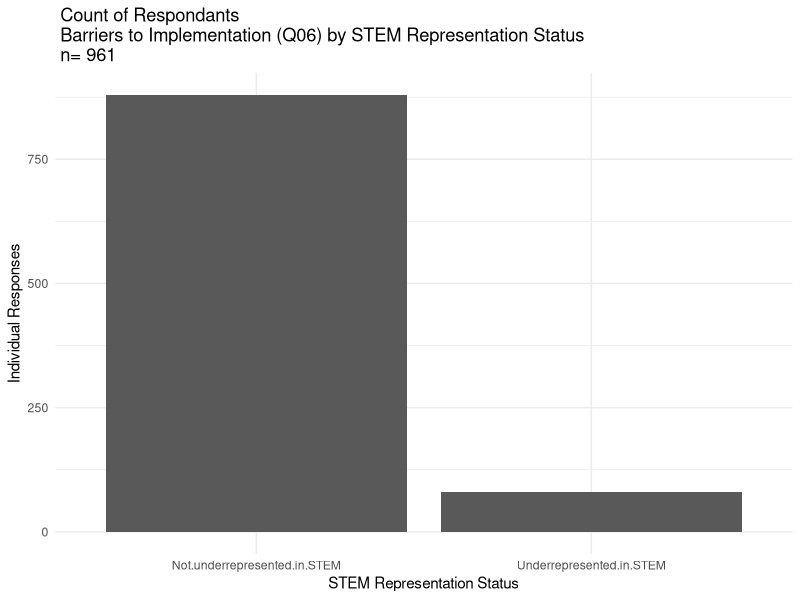

Write the R code that produced this figure. (Note: this script raises an error after producing the figure.)
# load required libraries
require(ggplot2)
require(tidyverse)
require(reshape2)
require(pwr)
require(gplots)
require(corrplot)

############ LOAD THE PREPARED SURVEY DATA ###########################################
#read in cleaned dataframe "decoded_df_w_ethnicity.csv"
master.df <- read_csv("../../data_cleaning_scripts/05_adjust_ethnicities/output/decoded_df_w_ethnicity.csv")

############# MANUAL!!!! SET 1st SET OF MANUAL VARIABLES  #############################



# set the variable (Question) that will be analyzed: "COLUMN_NAME"
category.column.name <- "representation"

# set a 'nice' (e.g. human readable) name to describe this category: "Category (Q#)"
category.column.name.nice <- "STEM Representation Status"

# set a 'safe name' for naming variables: "Q#_category_category"
category.column.name.safe <- "STEM_representation_status"


# set a 'short' for naming filename variables: "Q#_category"
category.column.name.short <- "Q15_STEM_rep"

#set a nice name in upper and lower case that describes the category kinds 
#(e.g. gender, institution type): ""

category.nice.name.caps <- "STEM Representation Status"
category.nice.name.lower <- "STEM representation status"

############# GET CATEGORIES TO ANALYZE  ##############################################
#All questions are analyzed by a stratafying category (e.g. gender)

#subset the category column
category.column.subset <-  master.df[[category.column.name]]

#Get the levels (possible answers) within that catagories
category.levels <- levels(as.factor(category.column.subset))

############# MANUAL!!!! SET 2nd SET OF MANUAL VARIABLES  #############################

#Set levels to retain ( excluding for example responses such as 'Don't Know or 'NA')
# select the range of values within catagory.levels to use (e.g. category.levels[1:4])
category.levels <- category.levels[1:2]

#######################################################################################

# Reset the category subset
category.column.subset <-  master.df[[category.column.name]]



############ TEMPLATE VARIABLES    ############################
# These variables should not change and are specific to a template that analyzes a particular question
# Q38 Variables

#Names
# variable (Question) that will be analyzed ("COLUMN_NAME)
question.column.name <- "Q6_Optional..Please.describe.briefly..include.any.barriers.to.development.and.or.implementation."
# subsetting variable for this column (e.g master.df$COLUMN_NAME)
question.column.name.nice <- "Barriers to Implementation (Q06)"
# 'nice name' to describe this question
question.column.name.safe <- "Q06_barriers_to_implementation"
# 'short name' to describe this question
question.column.name.short <- "Q6_implementation"
# 'safe name' for naming variables
question.column.subset <- master.df[[question.column.name]]

########## Cleaning Steps ###################################################

#remove respondants not in US/Puerto Rico
remove.non.us.repondants <- function(df){
  countries <- c("United States","Puerto Rico")
  df <- df%>%
    filter(Country_Country %in% countries )
  return(df)
}

master.df.us.only <- remove.non.us.repondants(master.df)

# We will only analyze data that match the category.levels you have selected
# assuming you removed NA's or 'Don't knows, we will only analyze data for 
# respondants for which we have a response to the stratfying category

remove.non.relavant.repondants <- function(df){
  responses <- c("United States","Puerto Rico")
  df <- df%>%
    filter_(lazyeval::interp(quote(x %in% y), x=as.name(category.column.name), y=category.levels))
  return(df)
}

relavant.respondants.df <- remove.non.relavant.repondants(master.df.us.only)

#RESET SUBSET VALUES
category.column.subset <- relavant.respondants.df[[category.column.name]]
question.column.subset <- relavant.respondants.df[[question.column.name]]


############# column selection #################################################


category.raw.scored.columns <- c("Q06_Faculty.Issue...No.Expertise..Training",
                                 "Q06_Faculty.Issue...Time", 
                                 "Q06_Faculty.Issue...Not.enough.Faculty.members", 
                                 "Q06_Faculty.Issues...Interest.in.Topic", 
                                 "Q06_Curriculum.Issue...Course.Load.Full..No.time.space.for.Content", 
                                 "Q06_Curric.Isues..Curric.Revision.needed", 
                                 "Q06_Curric.Isues...Bioinf.approaches.need.to.be.taugh.at.every.level.integrate.current.classes", 
                                 "Q06_Curic.Issues...Bioinf.Program.Courses.under.develop", 
                                 "Q06_Curric.Isues...Not.a.req.for.Life.Sci.Majors..Pre.Med", 
                                 "Q06_Curric.Issue...Class.Size.too.large", 
                                 "Q06_Curric.Issues...Not.enough.classes.seats.available", 
                                 "Q06_Student.issue...Lack.of.Student.interest.in.quant.skills.and.related.courses", 
                                 "Q06_Student.Issues...Student.Background.is.insufficient", 
                                 "Q06_Inst.Dept.Support...Institutional.Inertia", 
                                 "Q06_Inst.Dept.Support...Inter.Departmental.Cooperation", 
                                 "Q06_Inst.Dept.Support...IT.Supprt", 
                                 "Q06_Inst.Dept.Support...State.Regulation",
                                 "Q06_Resource.Issue...Funding", 
                                 "Q06_Resource.Issues...Access.to.Approp.Software..Op.sys", 
                                 "Q06_Resources...Access.to.developed.Bioinf.Lesson.Plans.Bioinf.Curric", 
                                 "Q06_Facilities...Computer.Labs..Laq.Equip.limited.or.not.available", 
                                 "Q06_Facilities...Servers", 
                                 category.column.name)

category.raw.scored.df <- relavant.respondants.df%>%
  select(one_of(category.raw.scored.columns))

# Create a set of nice names for these columns

category.raw.scored.columns.nice.names <- c("Faculty Issues: Expertise/training", 
                                            "Faculty Issues: Time",
                                            "Faculty Issues: Too few faculty",
                                            "Faculty Issues: Lack of interest",
                                            "Curriculum Issues: No space",
                                            "Curriculum Issues: Incompatible with current curriculum",
                                            "Curriculum Issues: Integration needed at every level",
                                            "Curriculum Issues: Bioinformatics curriculum is under development",
                                            "Curriculum Issues: Not required for life sci/pre-med majors",
                                            "Curriculum Issues: Class size",
                                            "Curriculum Issues: Too few seats",
                                            "Student Issues: Lack of interest",
                                            "Student Issues: Background knowledge",
                                            "Institutional: Institutional inertia", 
                                            "Institutional: Inter-departmental cooperation", 
                                            "Institutional: IT support", 
                                            "Institutional: State regulation", 
                                            "Resource Issues: Funding", 
                                            "Resource Issues: Access to software",
                                            "Resource Issues: Access to bioinformatics lesson plans/curricula",
                                            "Facilities: Access to computer(s)/labs",
                                            "Facilities: Servers")

# Select the reduced columns (columns where coded responses have been summarized into
# binary values (1 = at least one faculty issue reported , 0 = no faculty issues reported


category.reduced.columns <- c("q06_Faculty_issues_reduced",
         					  "q06_Curriculum_issues_reduced",
         					  "q06_Student_issues_reduced",
         					  "q06_Institutional_issues_reduced",
         					  "q06_Resource_issues_reduced",
         					  "q06_Facilities_issues_reduced",
                              category.column.name)

category.reduced.df<- relavant.respondants.df%>%
  select(one_of(category.reduced.columns))

# create a set of nice names

category.reduced.columns.nice.names <- c("Faculty Issues",
                                        "Curriculum Issues", 
                                        "Student Issues", 
                                        "Institutional Issues",
                                        "Resource Issues", 
                                        "Facilities Issues")

######### CREATE DIRECTORIES #########################################################

#Create directory for table outputs

table.dir.path <- paste("./analysis_of",
                        question.column.name.safe, 
                        "by",
                        category.column.name.safe,
                        "/output_tables/",
                        sep = "_"
)
plot.dir.path <- paste("./analysis_of",
                       question.column.name.safe, 
                       "by",
                       category.column.name.safe,
                       "/output_plots/",
                       sep = "_"
)

#Create folders and start a ReadMe for this analysis
dir.create(table.dir.path, recursive = TRUE)
dir.create(plot.dir.path, recursive = TRUE)



############ MANUAL!!!!  CREATE A SET OF NICE NAMES FOR PLOTTING #######################
# Create a dataframe of your selected catagories and assign them easy-to-interprit names

#Nice names data frame - create a datframe of nice names for your categories, you must
#complete the df for all of the categories
#example:
#category.df <- data.frame ("Associates"= category.levels[1], 
#                           "Baccalaureate" = category.levels[2] , 
#                           "Masters" = category.levels[3] , 
#                           "Doctoral" = category.levels[4], 
#                           stringsAsFactors = FALSE)


category.df <- data.frame ("Not underrepresented in STEM"= category.levels[1],
                           "Underrepresented in STEM" = category.levels[2], 
                           stringsAsFactors = FALSE)

######### DATA FRAME FORMATTING AND CLEANING STEPS  ###################################

#Create and format nice name dataframe
nice.names.df <- data.frame(t(category.df))
nice.names.df$rownames <- rownames(nice.names.df)
rownames(nice.names.df) <- nice.names.df$t.category.df.
nice.names.df$rownames <- as.character(nice.names.df$rownames)
nice.category.names <- nice.names.df$rownames

# The first row of category.df contains the original value of the category level, rename row
rownames(category.df)[1] <- "category_key"

#Create a blank row that will will come in handy later for storing other values
category.df.blank <- category.df
category.df.blank[2,] <- NA

########## ANALYSIS FUNCTIONS ########################################################
# The remainder of this script should not change based on the question or category

### count responses
# Determine how many respondents identifed in the accepted stratafying categories 
# (e.g. how many identifed as male or female)


num.cat.respondants <- function(df,
                                category.df.blank, 
                                category.column.subset,
                                table.dir.path,
                                question.column.name.safe){

  # Craate a df to hold the response counts
  response.counts.by.category <- category.df.blank
  rownames(response.counts.by.category)[2] <- "response_count"
  
  #use dplyr filter to find all rows in the matser df that match your chosen category levels
  # which in our df are the row 1 category keys. 
  
  for (category in colnames(response.counts.by.category)) {
    response.counts.by.category["response_count",category] <- df%>%
      # filter pipe below will return counts for all respondants that match the category
      filter(category.column.subset == response.counts.by.category["category_key",category])%>%
      count()
  }
  
  response.counts.by.category.filename <- paste(table.dir.path,
                                                "count_of_responses_to_", 
                                                question.column.name.short, 
                                                ".csv", 
                                                sep = "")
  write.csv(response.counts.by.category, file = response.counts.by.category.filename)
  
  # 2. Calculate "overall n" for the stratifying category - these are the number of respondants 
  # who answered to your chosen category, and who will be analyzed 
  
  n.respondants <- sum(as.numeric(response.counts.by.category["response_count",]))
  
  return(list(n.respondants = n.respondants,
              response.counts.by.category = response.counts.by.category))
}


# calculate number of respondants who identified within a stratfying category and write to file
n.respondants.object <- num.cat.respondants(category.raw.scored.df,
                                      category.df.blank, 
                                      category.column.subset,
                                      table.dir.path,
                                      question.column.name.safe)

n.respondants <- as.numeric(n.respondants.object[1])
response.counts.by.category <-as.data.frame(n.respondants.object[2])


##### PLOTTING SUMMMARY STATISTICS FUNCTION ############


plot.summary.statistics <- function(df,
                                    nice.names.df,
                                    category.column.name.nice,
                                    question.column.name.nice,
                                    question.column.name.safe,
                                    category.column.name.safe){
  # reshape the data for plotting and convert value to numeric types
  summary.response.df <- response.counts.by.category["response_count",]
  summary.response.df <- melt(as.matrix(summary.response.df))
  summary.response.df[,"value"] <- as.numeric(as.character(summary.response.df$value))
  
  # ggplot barplot 
  categories <- nice.category.names 
  summary.response.df%>%
  ggplot()+
    aes(x=Var2, y=value)+
    geom_bar(stat="identity", 
             position = "dodge")+
    ylab("Individual Responses")+
    xlab(category.column.name.nice)+
    scale_x_discrete(labels = categories )+
    ggtitle(paste(" Count of Respondants\n",
                  question.column.name.nice,
                  "by",
                  category.column.name.nice, 
                  "\n n=",
                  n.respondants))+
    theme_minimal()
                             
  
  summary.response.plotname <- paste("count_of_respondants",
                                     question.column.name.short,
                                     "by",
                                     category.column.name.short,
                                     ".png",
                                     sep = "_")
  
  ggsave(paste(plot.dir.path, summary.response.plotname, sep= ""), 
         width = 13.8, 
         height = 8.81, 
         units = "in")
  
}

#generate the summary statistic plot
plot.summary.statistics(response.counts.by.category,
                        nice.names.df,
                        category.column.name.nice,
                        question.column.name.nice,
                        question.column.name.safe,
                        category.column.name.safe)







######### RAW SCORE ANALYSIS #############################################################################

#Generate summary stats for raw scored sub-categories

raw.score.analysis <- function(df,
                               category.levels,
                               file.name.switch = 0, 
                               column.nice.names.f
                               ){
  #prepare a blank dataframe
  raw.scored.analysis.df <- df
  
  
  #generate the correct index numbers for the dataframe to analyze (not counting last column)
  raw.scored.analysis.index <- length(df) - 1
  
  #generate sums for each scored category by stratficiation category
  
  for (category in category.levels){
    for (score.category in colnames(df)[1:raw.scored.analysis.index] ){
      raw.scored.analysis.df[category,score.category] <- df %>%
        filter_(lazyeval::interp(quote(x == y), 
                                 x=as.name(category.column.name), 
                                 y=category))%>%
        select_(score.category)%>%
        mutate_if(is.character,as.numeric)%>%
        colSums()%>%
        as.numeric()
    }
  }
  
  
  #remove extraneous rows, tranpose, restore dataframeness, remove extraneous last row, add nice names
  raw.scored.analysis.df <- tail(as.matrix(raw.scored.analysis.df), length(category.levels))
  raw.scored.analysis.df <- t(raw.scored.analysis.df)
  raw.scored.analysis.df <- data.frame(raw.scored.analysis.df, stringsAsFactors = FALSE)
  raw.scored.analysis.df <- head(raw.scored.analysis.df, nrow(raw.scored.analysis.df) -1)
  colnames(raw.scored.analysis.df) <- colnames(category.df)
  rownames(raw.scored.analysis.df) <- column.nice.names.f
  
  
  #write the summary table
  
  ifelse(file.name.switch == 0, 

  raw.score.counts.by.category.filename <- paste(table.dir.path,
                                                 "tally_raw_of_", 
                                                 question.column.name.short,
                                                 "_by_",
                                                 category.column.name.short,
                                                 ".csv", 
                                                 sep = "")
  ,
  raw.score.counts.by.category.filename <- paste(table.dir.path,
                                                 "tally_reduced_of_", 
                                                 question.column.name.short,
                                                 "_by_",
                                                 category.column.name.short,
                                                 ".csv", 
                                                 sep = "")
  )
 

  
  
  
  write.csv(raw.scored.analysis.df, file = raw.score.counts.by.category.filename)
  
  
  # calculate raw score totals and preserve row names
  raw.scored.analysis.tallied.df <- raw.scored.analysis.df%>%
   mutate_if(is.character,as.numeric)%>%
    mutate("Totals_in_all_categories" = Reduce("+",.[1:(length(category.levels))]))
  rownames(raw.scored.analysis.tallied.df) <-column.nice.names.f
  raw.scored.analysis.tallied.df$Barrier <- rownames(raw.scored.analysis.tallied.df)
  
  return(raw.scored.analysis.tallied.df)

}


#tally up the number of individuals reponding in a given category of barrier
raw.scored.analysis.tallied.df <- raw.score.analysis(category.raw.scored.df, 
                                   category.levels,
                                   file.name.switch = 0, 
                                   category.raw.scored.columns.nice.names)







#plot raw score tallies
plot.tallied.scored <- function(raw.scored.analysis.tallied.df, 
                                question.column.name.nice, 
                                n.respondants , 
                                file.name.switch = 0
                                ){
  
  raw.scored.analysis.tallied.df.plot.title <- paste(" Absolute number of issues scored across all categories\n",
                                                     question.column.name.nice,
                                                     "\n",
                                                     "n=",
                                                     n.respondants
  )
  
  raw.scored.analysis.tallied.df%>%
    ggplot()+
    aes(x= reorder(Barrier,Totals_in_all_categories), y= Totals_in_all_categories)+
    #scale_x_discrete(limits = positions)+
    coord_flip()+
    ylab("number of issues scored")+
    xlab("percived barriers as scored")+
    ggtitle(raw.scored.analysis.tallied.df.plot.title)+
    geom_bar(stat = "identity")+
    theme_minimal()
  
  ifelse(file.name.switch == 0, 
         
  raw.scored.analysis.tallied.df.plot.filename <- paste("tally_of_raw_coded_barriers_all_categories",
                                                        question.column.name.short,
                                                        "by",
                                                        category.column.name.short,
                                                        ".png",
                                                        sep = "_")
  ,
  raw.scored.analysis.tallied.df.plot.filename <- paste("tally_of_reduced_coded_barriers_all_categories",
                                                        question.column.name.short,
                                                        "by",
                                                        category.column.name.short,
                                                        ".png",
                                                        sep = "_")
  )
  
  ggsave(paste(plot.dir.path,raw.scored.analysis.tallied.df.plot.filename, sep= ""), 
         width = 13.8, 
         height = 8.81, 
         units = "in")
}

#plot number of respondants by barriers (all categories)
plot.tallied.scored(raw.scored.analysis.tallied.df, 
                    question.column.name.nice, 
                    file.name.switch = 0,
                    n.respondants)

########### Calculate indiviual proportion of users reporting idenifying with a barrier

proportional.responses <- function(df,
                                   category.levels, 
                                   response.counts.by.category, 
                                   table.dir.path,
                                   question.column.name.safe,
                                   category.column.name.safe
                                   ){
  
  #crate new df from raw.scored.analysis.df and change column names to category key names (safe)
  raw.scored.analysis.df <- df[,1:(length(category.levels))]
  raw.scored.analysis.wkey.df <- raw.scored.analysis.df
  colnames(raw.scored.analysis.wkey.df) <- category.levels
  
  #melt and transpose and make "value" column numeric, preserving column name
  raw.scored.analysis.wkey.df <- t(raw.scored.analysis.wkey.df)
  raw.scored.analysis.wkey.df <- melt(as.matrix(raw.scored.analysis.wkey.df))
  raw.scored.analysis.wkey.df$value <- as.numeric(as.character(raw.scored.analysis.wkey.df$value))
  
  
  #Caculate percentages of responses in barrier category attribitable to stratification category
  # add summed_score column with this value
  responses.summed.by.barriers <- raw.scored.analysis.wkey.df %>%
    group_by(Var2)%>%
    mutate(summed_score = sum(as.numeric(as.character(value))))%>%
    mutate(percentage = (value / summed_score) * 100) 
  
  #add proportion calculation to barriers table where porpotion is out of total respondants
  # in a category. e.g. if 100 answered 'Associates' to Q21 but 50 left a + comment in Q38
  # then 50% of respondants at an Associates institution encountered a barrier
  
  #modify response.counts.by.category df for this analysis
  response.counts.df <- data.frame(response.counts.by.category["response_count",], stringsAsFactors = FALSE)
  colnames(response.counts.df) <- response.counts.by.category["category_key",]
  
  #create response column as factor
  responses.summed.by.barriers$responses <- responses.summed.by.barriers$Var1
  responses.summed.by.barriers$responses <- as.character(responses.summed.by.barriers$responses)
  # replace responses with the number of responses in that category
  for (category in category.levels) {
    responses.summed.by.barriers$responses[responses.summed.by.barriers$responses == category] <- response.counts.df[,category]
    
  }
  responses.summed.by.barriers$responses <- as.numeric(as.character(responses.summed.by.barriers$responses))
  # calculate the proportional response
  proportional.responses.summed.by.barriers<- responses.summed.by.barriers %>%
    mutate(proportion = value/responses)
  
  #Add nice names to dataframe
  
  proportional.responses.summed.by.barriers <- proportional.responses.summed.by.barriers%>%
    mutate(nice_names = Var1)
  proportional.responses.summed.by.barriers$nice_names <- as.character(proportional.responses.summed.by.barriers$nice_names)
  # replace responses with the number of responses in that category
  for (category in category.levels) {
    proportional.responses.summed.by.barriers$nice_names[proportional.responses.summed.by.barriers$nice_names == category] <- nice.names.df[category, "rownames"]
    
  }
  

  proportional.responses.summed.by.barriers.filename <- paste(table.dir.path,
                                                              "tally_of_raw_score_of_", 
                                                              question.column.name.short,
                                                              "_by_",
                                                              category.column.name.short,
                                                              "_proportions",
                                                              ".csv", 
                                                              sep = "")
  write.csv(proportional.responses.summed.by.barriers, 
            file = proportional.responses.summed.by.barriers.filename)

  return(proportional.responses.summed.by.barriers)
  
}

proportional.responses.summed.by.barriers <- proportional.responses(raw.scored.analysis.tallied.df,
                                                                    category.levels, 
                                                                    response.counts.by.category, 
                                                                    table.dir.path,
                                                                    question.column.name.safe,
                                                                    category.column.name.safe)

############# Return top5 barriers ##############################################################

top5.barriers.by.proportion <- function(df){
  top.rows <- proportional.responses.summed.by.barriers%>%
    arrange(desc(summed_score))%>%
    distinct(Var2)%>%
    head(n=5)
  
  top.rows <- top.rows$Var2
  
  proportional.responses.summed.by.barriers.top5 <- proportional.responses.summed.by.barriers%>%
    filter(Var2 %in% top.rows)
  
  return(proportional.responses.summed.by.barriers.top5)
  
}

proportional.responses.summed.by.barriers.top5 <- top5.barriers.by.proportion(proportional.responses.summed.by.barriers)

############# Plot top5 barriers ##############################################################

plot.of.top5.barriers <- function(df,
                                  question.column.name.nice,
                                  category.nice.name.lower,
                                  n.respondants,
                                  category.nice.name.caps,
                                  question.column.name.safe,
                                  category.column.name.safe
                                  ){
  
  #setup ordering of plot
  proportional.responses.summed.by.barriers.top5.plot <- df
  proportional.responses.summed.by.barriers.top5.plot$Var2 <- 
    factor(proportional.responses.summed.by.barriers.top5.plot$Var2, levels = 
             proportional.responses.summed.by.barriers.top5.plot$Var2[order(desc(proportional.responses.summed.by.barriers.top5.plot$summed_score))])
  
  proportional.responses.summed.by.barriers.top5.plot$nice_names <- 
    factor(proportional.responses.summed.by.barriers.top5.plot$nice_names, levels = 
             colnames(category.df))
  
  #plot
  proportional.responses.summed.by.barriers.top5.plot%>%
    ggplot()+
    aes(x=Var2, y=proportion, fill=nice_names)+
    geom_bar(stat = "identity", position = "dodge")+
    labs(x = question.column.name.nice, 
         y = "proportion of respondants", 
         title = "Top 5 Most Commonly Reported Barriers to Including Bioinformatics in Existing Courses",
         subtitle = paste("Shown as proportion of users within each",
                          category.nice.name.lower,
                          "n=",n.respondants ))+
    theme_minimal()+
    theme(axis.text.x=element_text(angle=-20, hjust = 0, vjust = 1))+
    scale_fill_discrete(name= category.nice.name.caps)
  
  proportional.responses.summed.by.barriers.top5.plot.filename <- paste("top_5_reported_barriers_proprotional_by_cat",
                                                                        question.column.name.short,
                                                                        "by",
                                                                        category.column.name.short,
                                                                        ".png",
                                                                        sep = "_")
  
  ggsave(paste(plot.dir.path,proportional.responses.summed.by.barriers.top5.plot.filename, sep= ""), 
         width = 13.8, 
         height = 8.81, 
         units = "in")
}
plot.of.top5.barriers(proportional.responses.summed.by.barriers.top5,
                      question.column.name.nice,
                      category.nice.name.lower,
                      n.respondants,
                      category.nice.name.caps,
                      question.column.name.safe,
                      category.column.name.safe)

########### Create new columns for proportion tests

proportion_table <- proportional.responses.summed.by.barriers%>%
  mutate(positive_scored_response = value)%>%
  mutate(null_scored_response = responses - value)


############ Signifigantly Different Barriers Across Categories  #########################################

sig.diff.chi.analysis <- function(df){
  # calculate chi-values (by proportion test) on each category and return signifigantly different barriers
  proportional.responses.summed.by.barriers.grouped <- group_by(df, Var2)
  proportional.responses.summed.by.barriers.grouped.prop <- proportional.responses.summed.by.barriers.grouped%>%
    do(prop_test_chi_pvalue = prop.test(.$positive_scored_response,.$responses)$p.value)
  
  proportional.sig.responses.summed.by.barriers.filename <- paste(table.dir.path,
                                                                  "sig_diff_", 
                                                                  question.column.name.short,
                                                                  "_barriers_by_",
                                                                  category.column.name.short,
                                                                  "_prop_test",
                                                                  ".csv", 
                                                                  sep = "")
  write.csv(as.matrix(proportional.responses.summed.by.barriers.grouped.prop), file = proportional.sig.responses.summed.by.barriers.filename)
  
  return(proportional.responses.summed.by.barriers.grouped.prop)
}

#calculate chi values
# remove NaN Values
proportion_table_non_zero <- proportion_table%>%
  filter(summed_score != 0)

# for valid chi tests, remove scored categories where any scored category has less than 5 respondants
proportion_table_minimal_scoring <- proportion_table_non_zero%>%
  group_by(Var2)%>%
  filter(all(value >= 5))
  

#execute function to test for signifigance
proportional.sig.responses.summed.by.barriers <- sig.diff.chi.analysis(proportion_table_minimal_scoring)


# Add signifigance to proportion table

proportion_table_summary <- proportion_table_minimal_scoring%>%
  group_by(Var2)%>%
  left_join(., proportional.sig.responses.summed.by.barriers)

#coerce proportion test values into numeric forms
proportion_table_summary$prop_test_chi_pvalue <- as.numeric(proportion_table_summary$prop_test_chi_pvalue)



######Caclualte Margins of Error ####################################################################
# Interval estimate of population proportion at 95% confidence interval

proportion_table_summary <- proportion_table_summary%>%
  mutate(proportion_error = as.numeric(sqrt((proportion * (1 - proportion)/responses))*qnorm(.975)))%>%
  mutate(ymax = proportion + (proportion * proportion_error))%>%
  mutate(ymin = proportion - (proportion * proportion_error))

#CREATE FRAME FOR SAVING
proportion_table_summary.filename <- paste(table.dir.path,
                                           "sum_table_",
                                           question.column.name.short,
                                           "_by_",
                                           category.column.name.short,
                                           ".csv",
                                           sep = "")
write_csv(proportion_table_summary,path =  proportion_table_summary.filename)

######### POWER ANALYSIS #############################################################################
# Calculate possible effect size given 80% power for a chi.test statistic 

effect.size <- round(pwr.chisq.test(w = NULL, 
                                 N = n.respondants, 
                                 df = (length(category.levels) - 1), 
                                 sig.level = 0.05, 
                                 power = 0.8)$w, digits = 3)


effect_statement <- if(effect.size <= .1){
  paste("Question effect size at 80% power is ",effect.size, ", sufficent for detecting small effects [.1]", sep= "")
}else if (effect.size > .1 | effect.size <= .5){
  paste("Question effect size at 80% power is ",effect.size, ", sufficent for detecting medium effects [.3]", sep= "")
}else if (effect.size >= .5){
  paste("Question effect size at 80% power is ",effect.size, ", sufficent for detecting large effects [.5]", sep="" )
}

############ Plot signifigantly different barriers ####################################


plot.sig.barriers <- function(df, 
                              category.df,
                              category.levels,
                              category.nice.name.caps,
                              category.nice.name.lower,
                              n.respondants,
                              question.column.name.safe,
                              category.column.name.safe){
  
  #signifigant barriers
  sig.barriers <- df%>%
    filter(prop_test_chi_pvalue <= 0.05)
  sigs <- as.character(sig.barriers$Var2)
  sigs <- c(sigs)
  
  #plot signifigant barriers
  
  #reformat Var2 names as chr
  df$Var2 <- as.character(df$Var2)
  
  proportional.sig.responses.summed.by.barriers.plot <-df%>%
    filter(Var2 %in% sigs)
  
  #setup plot ordering
  
  proportional.sig.responses.summed.by.barriers.plot <- proportional.sig.responses.summed.by.barriers.plot
  proportional.sig.responses.summed.by.barriers.plot$Var2 <- 
    factor(proportional.sig.responses.summed.by.barriers.plot$Var2, levels = 
             proportional.sig.responses.summed.by.barriers.plot$Var2[order(desc(proportional.sig.responses.summed.by.barriers.plot$summed_score))])
  
  proportional.sig.responses.summed.by.barriers.plot$nice_names <- 
    factor(proportional.sig.responses.summed.by.barriers.plot$nice_names, levels = 
             colnames(category.df))
  
  
  #plot
  
  # create legend lables that show the value of n for a stratfying category
  legend.labels <- df%>%
    ungroup()%>%
    select(nice_names, responses)%>%
    head(., n = length(category.levels))%>%
    mutate(legend = paste(nice_names, " (","n=", responses,")", sep = ""))
  
  # create labels that show how many positive (coded) responses
  x.labels <- proportional.sig.responses.summed.by.barriers.plot%>%
    arrange(desc(summed_score))%>%
    select(Var2, summed_score)%>%
    distinct(Var2, .keep_all = TRUE)%>%
    mutate(x.labels = paste(Var2, " \n(", "N(cr+)=", summed_score, ")", sep = ""))
  
  # get values of error bars
  
  error.limits <- aes(ymax = proportional.sig.responses.summed.by.barriers.plot$ymax, ymin = proportional.sig.responses.summed.by.barriers.plot$ymin)
  error.dodge <- position_dodge(width=0.9)
  
  proportional.sig.responses.summed.by.barriers.plot%>%
    ggplot()+
    aes(x=Var2, y=proportion, fill=nice_names)+
    geom_bar(stat = "identity", position = "dodge")+
    labs(x = question.column.name.nice,
         y = "proportion of respondants", 
         title = paste("Barriers Differing Signifigantly by", category.nice.name.caps),
         subtitle = paste("Shown as proportion of users within each",
                          category.nice.name.lower,
                          "n=",n.respondants, "\n", effect_statement, sep = "" ))+
    theme_minimal()+
    theme(axis.text.x=element_text(angle=-20, hjust = 0, vjust = 1))+
    scale_fill_discrete(name= category.nice.name.caps, labels = legend.labels$legend)+
    scale_x_discrete(labels = x.labels$x.labels)+
    geom_errorbar(error.limits, position = error.dodge, width = .2)
    
  
  
  
  proportional.sig.responses.summed.by.barriers.plot.filename <- paste("barriers_differing_signifigantly_by_category_proprotional_by_category",
                                                                       question.column.name.short,
                                                                       "by",
                                                                       category.column.name.short,
                                                                       ".png",
                                                                       sep = "_")
  
  ggsave(paste(plot.dir.path,proportional.sig.responses.summed.by.barriers.plot.filename, sep= ""), 
         width = 13.8, 
         height = 8.81, 
         units = "in")
  
  
}


# plot signifigantly different responses
plot.sig.barriers(proportion_table_summary, 
                  category.df,
                  category.levels,
                  category.nice.name.caps,
                  category.nice.name.lower,
                  n.respondants,
                  question.column.name.safe,
                  category.column.name.safe)

pdf(NULL)
############## Analysis of Reduced Categories ##################################



# baloon plot of percentages of faculty reporting barrier by stratafying category


#get tallies for reduced columns
reduced.tally.df <- raw.score.analysis(category.reduced.df,
                                       category.levels,
                                       file.name.switch = 1,
                                       category.reduced.columns.nice.names)

# Select relavant columns and ensure values are numeric
reduced.tally.df <- as.matrix(reduced.tally.df[,1:(length(reduced.tally.df)-2)])



#convert reponse numbers to percentages

#get denominators (number of responses for each stratafying category)
responses.n.for.all.categories <- proportional.responses.summed.by.barriers%>%
  ungroup()%>%
  select(responses, nice_names)%>%
  head(.,n=length(category.levels))%>%
  t()
colnames(responses.n.for.all.categories) <- responses.n.for.all.categories["nice_names",]
responses.n.for.all.categories <- head(responses.n.for.all.categories, n=1)
responses.n.for.all.categories[1,] <- as.numeric(responses.n.for.all.categories[1,])


#convert tally of reduced columns to percentages
for(categories in colnames(reduced.tally.df)){
  denom <- as.numeric(responses.n.for.all.categories[,categories])
  reduced.tally.df[,categories] <- round(((reduced.tally.df[,categories] / denom)*100), digits = 1)
}


#generate baloon plot

reduced.baloonplot.filename <- paste("reduced_baloonplot",
                                     question.column.name.short,
                                     "by",
                                     category.column.name.short,
                                     ".png",
                                     sep = "_")

png(filename = paste(plot.dir.path,reduced.baloonplot.filename, sep= ""),
    width = 13.8, 
    height = 8.81, 
    units = "in", 
    res = 600)

balloonplot(as.table(reduced.tally.df),
            main = paste("Percentages of Faculty Reporting", question.column.name.nice, "by", category.nice.name.caps, 
                         "\n area proprotional to percentage", sep = " "),
            show.margins = FALSE, 
            show.zeros = FALSE, 
            xlab = "Barriers", 
            ylab = category.nice.name.caps,
            text.size = 0.7
            )
dev.off()

# Barplot



#transpose and restore dataframeness

reduced.tally.df.t <- t(reduced.tally.df)
reduced.tally.df.t <- data.frame(reduced.tally.df.t)

# Restore nice names
colnames(reduced.tally.df.t) <- category.reduced.columns.nice.names

#melt as matrix for plotting
reduced.tally.df.m <- melt(as.matrix(reduced.tally.df.t))


#create plot
reduced.tally.df.m%>%
  ggplot()+
  aes(x= Var1, y = value, fill = Var2)+
  geom_bar(stat="identity", position = "dodge")+
  labs(x = category.column.name.nice,
     y = "percentage of respondants", 
     title = paste("Percentages of Faculty Responding within Reduced Barrier Categories"),
     subtitle = paste("Shown as proportion of users within each",
                      category.nice.name.lower,
                      "n=",n.respondants ))+
  theme_minimal()+
  scale_fill_discrete(name= "Reduced Barrier Categories")

reduced.summary.persentage.filename <- paste("reduced_category_barplot",
                              question.column.name.short,
                              "by",
                              category.column.name.short,
                              ".png",
                              sep = "_")


ggsave(paste(plot.dir.path,reduced.summary.persentage.filename, sep= ""), 
       width = 13.8, 
       height = 8.81, 
       units = "in")

# Correlation plot
correlation.plot.filename <- paste("reduced_category_correlation",
                                             question.column.name.short,
                                             "by",
                                             category.column.name.short,
                                             ".png",
                                             sep = "_")

png(filename = paste(plot.dir.path,correlation.plot.filename, sep= ""),
    width = 14, 
    height = 14, 
    units = "in", 
    res = 600)

reduced.tally.df.correlated <- cor(reduced.tally.df.t)
corrplot(reduced.tally.df.correlated, 
         order = "hclust", 
         tl.srt=45)
dev.off()
